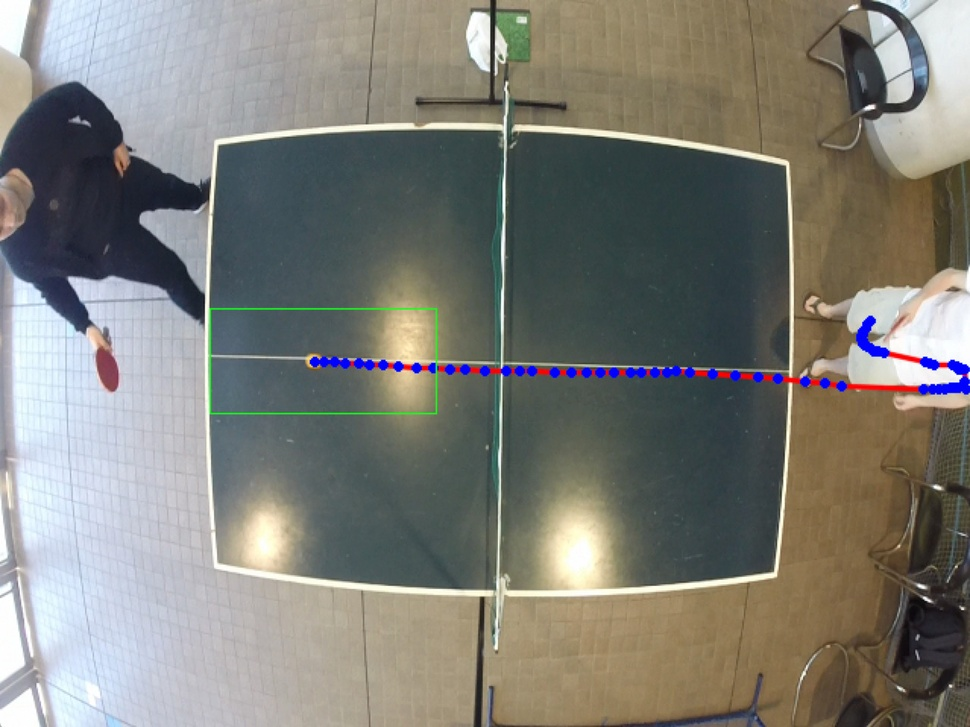
//> input picture images/ball_tracking/ball_tracking.jpg, 970 x 727 px, shrunk from 1278 x 958 before the run
$ ./convex-hull ../../images/ball_tracking/ball_tracking.jpg   (built with g++ and OpenCV 4)
//> lines starting //> are read from the running program, lines starting //| are printed output that depends on the picture; after the words box and inside, x2 and y2 are one past the last pixel; in counts of white or black regions, pixels touching at a corner belong together
/**
 * @function hull_demo.cpp
 * @brief Demo code to find contours in an image
 * @author OpenCV team
 */

#include "opencv2/highgui/highgui.hpp"
#include "opencv2/imgproc/imgproc.hpp"
#include <iostream>
#include <stdio.h>
#include <stdlib.h>

using namespace cv;
using namespace std;

Mat src; Mat src_gray;
int thresh = 100;
int max_thresh = 255;
RNG rng(12345);

/// Function header
void thresh_callback(int, void* );

/**
 * @function main
 */
int main( int, char** argv )
{
    /// Load source image and convert it to gray
    src = imread( argv[1], 1 );
//> src is the input picture: 727 rows x 970 cols, CV_8UC3; mean B, G, R 119.3, 125.9, 126.3

    /// Convert image to gray and blur it
    cvtColor( src, src_gray, COLOR_BGR2GRAY );
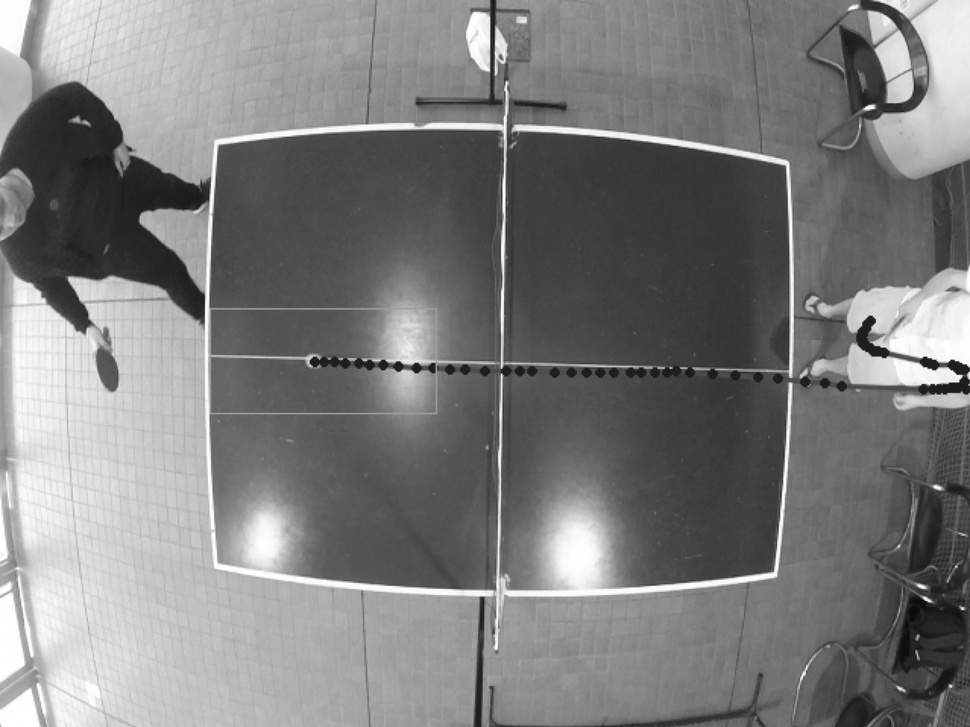
//> src_gray: 727 rows x 970 cols, CV_8UC1; min 9, max 255, mean 125.3
    blur( src_gray, src_gray, Size(3,3) );

    /// Create Window
    const char* source_window = "Source";
    namedWindow( source_window, WINDOW_AUTOSIZE );
    imshow( source_window, src );

    createTrackbar( " Threshold:", "Source", &thresh, max_thresh, thresh_callback );
    thresh_callback( 0, 0 );

    waitKey(0);
    return(0);
}

/**
 * @function thresh_callback
 */
void thresh_callback(int, void* )
{
    Mat src_copy = src.clone();
    Mat threshold_output;
    vector<vector<Point> > contours;
    vector<Vec4i> hierarchy;

    /// Detect edges using Threshold
    threshold( src_gray, threshold_output, thresh, 255, THRESH_BINARY );
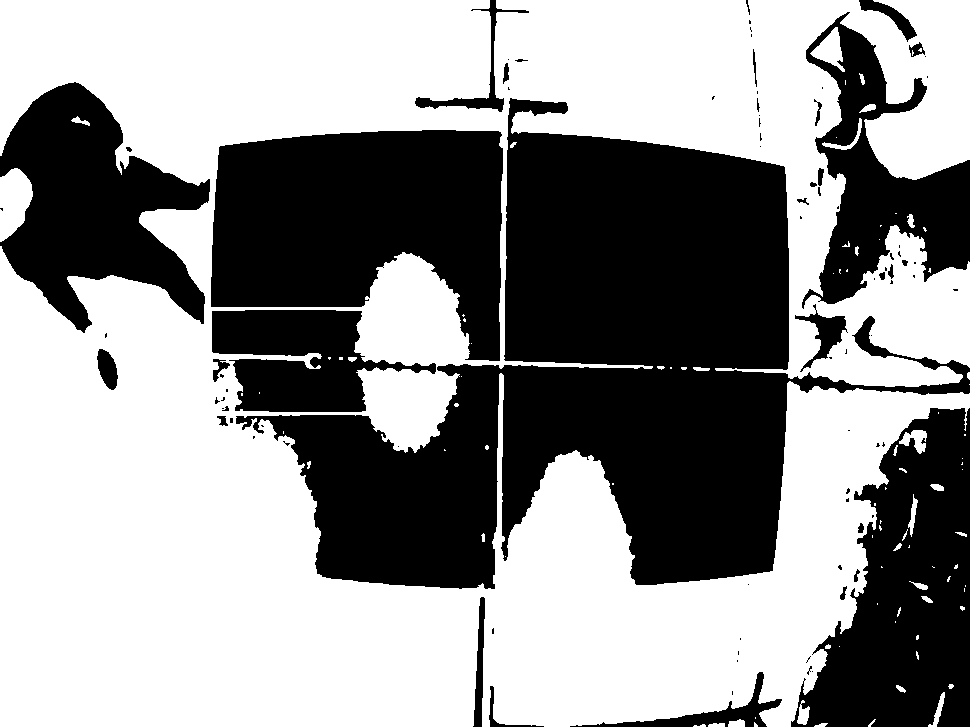
//> threshold_output: 727 rows x 970 cols, CV_8UC1; 57.8% white; 90 black regions (58 under 20 px)

    /// Find contours
    findContours( threshold_output, contours, hierarchy, CV_RETR_TREE, CV_CHAIN_APPROX_SIMPLE, Point(0, 0) );
//> contours = 185 contours, 134 with area under 20; largest, box (x1, y1, x2, y2) and area: (0, 0, 970, 727) 462040, (210, 129, 504, 362) 48374, (211, 309, 437, 413) 14040, (0, 168, 33, 242) 1637, (794, 309, 848, 373) 1179

    /// Find the convex hull object for each contour
    vector<vector<Point> >hull( contours.size() );
//> hull = 185 empty contours
    for( size_t i = 0; i < contours.size(); i++ )
        convexHull( Mat(contours[i]), hull[i], false );
//> after the loop, hull = 185 contours, 129 with area under 20; largest, box (x1, y1, x2, y2) and area: (0, 0, 970, 727) 676582, (210, 129, 504, 362) 58892, (211, 309, 437, 413) 18896, (794, 309, 848, 373) 2331, (0, 168, 33, 242) 1698

    /// Draw contours + hull results
    Mat drawing = Mat::zeros( threshold_output.size(), CV_8UC3 );
    for( size_t i = 0; i< contours.size(); i++ )
    {
        Scalar color = Scalar( rng.uniform(0, 255), rng.uniform(0,255), rng.uniform(0,255) );
        drawContours( drawing, contours, (int)i, color, 1, 8, vector<Vec4i>(), 0, Point() );
        drawContours( drawing, hull, (int)i, color, 1, 8, vector<Vec4i>(), 0, Point() );
    }
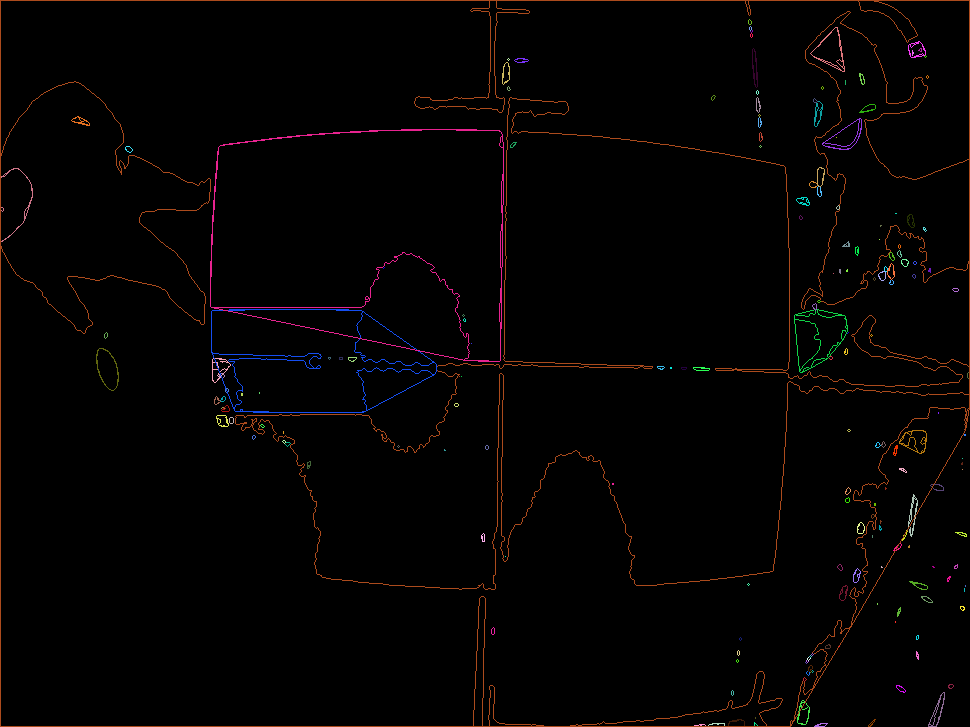
//> drawing: 727 rows x 970 cols, CV_8UC3; mean B, G, R 1.9, 2.2, 4

    /// Show in a window
    namedWindow( "Hull demo", WINDOW_AUTOSIZE );
    imshow( "Hull demo", drawing );
}
